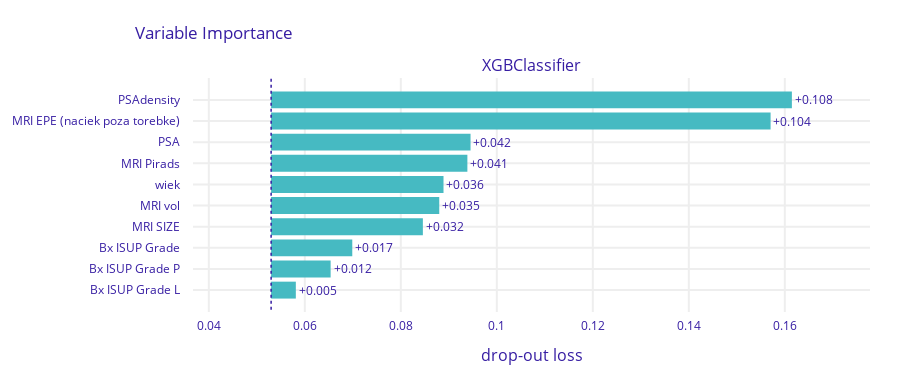

Source (notebook cell):
### Markdown cell above
# Example

### Code cell
df = pd.read_csv('../materials/processed_df.csv')
df.head()

numerical_cols = ['wiek', 'PSA', 'PSAdensity', 'MRI vol', 'MRI SIZE']
categorical_cols = ['MRI EPE (naciek poza torebke)', 'MRI Pirads', 'MRI EPE L', 'MRI EPE P', 'MRI SVI (pecherzyki)', 'MRI SVI L', 'MRI SVI P','Bx ISUP Grade P', 'Bx ISUP Grade L', 'Bx ISUP Grade']

X = df[numerical_cols + categorical_cols]
y = df['EPE micro']

param_grid = {
    'classifier__learning_rate': [0.05, 0.1, 0.2],
    'classifier__n_estimators': [200, 400, 800],
    'classifier__max_depth': [3, 4, 6],
    'classifier__subsample': [0.8, 0.9, 1.0],
    'classifier__colsample_bytree': [0.8, 0.9, 1.0],
    'classifier__gamma': [0, 0.1, 0.2]
}
# param_grid = {
#     'classifier__learning_rate': [0.1],
#     'classifier__n_estimators': [200, 400],
#     'classifier__max_depth': [3, 4, 6],
#     'classifier__subsample': [0.8, 0.9, 1.0],
#     'classifier__colsample_bytree': [0.8, 0.9],
#     'classifier__gamma': [0, 0.1]
# }

untrained_model = XGBClassifier(random_state=2)

y_true, y_pred, y_pred_probs, false_positive_rate, true_positive_rate, total_roc_auc, trained_model = train_and_evaluate_model(untrained_model, X, y, numerical_cols, categorical_cols, n_folds=5, tune_params=True, param_grid=param_grid)
plot_roc(false_positive_rate, true_positive_rate, total_roc_auc)
plot_confusion_matrix(y_true, y_pred)
plot_feature_importances(trained_model, X, y)
plot_discrimination_threshold(untrained_model, X, y)

### Figure 1 — Plotly figure (JSON) as saved in the notebook; plotly's stock layout.template omitted (floating-point values rounded to 4 significant figures)
{"data": [{"base": 0.05298, "hoverinfo": "text", "hoverlabel": {"bgcolor": "rgba(0,0,0,0.8)"}, "hovertext": ["Model: XGBClassifier loss after<br>variable: PSAdensity is permuted: 0.161<br>Drop-out loss change: +0.108", "Model: XGBClassifier loss after<br>variable: MRI EPE (naciek poza torebke) is permuted: 0.157<br>Drop-out loss change: +0.104", "Model: XGBClassifier loss after<br>variable: PSA is permuted: 0.095<br>Drop-out loss change: +0.042", "Model: XGBClassifier loss after<br>variable: MRI Pirads is permuted: 0.094<br>Drop-out loss change: +0.041", "Model: XGBClassifier loss after<br>variable: wiek is permuted: 0.089<br>Drop-out loss change: +0.036", "Model: XGBClassifier loss after<br>variable: MRI vol is permuted: 0.088<br>Drop-out loss change: +0.035", "Model: XGBClassifier loss after<br>variable: MRI SIZE is permuted: 0.085<br>Drop-out loss change: +0.032", "Model: XGBClassifier loss after<br>variable: Bx ISUP Grade is permuted: 0.07<br>Drop-out loss change: +0.017", "Model: XGBClassifier loss after<br>variable: Bx ISUP Grade P is permuted: 0.065<br>Drop-out loss change: +0.012", "Model: XGBClassifier loss after<br>variable: Bx ISUP Grade L is permuted: 0.058<br>Drop-out loss change: +0.005"], "marker": {"color": "#46bac2"}, "orientation": "h", "showlegend": false, "text": ["+0.108", "+0.104", "+0.042", "+0.041", "+0.036", "+0.035", "+0.032", "+0.017", "+0.012", "+0.005"], "textposition": "outside", "type": "bar", "x": [0.1085, 0.1041, 0.04155, 0.04089, 0.03592, 0.03503, 0.03162, 0.01691, 0.0124, 0.00515], "xaxis": "x", "y": ["PSAdensity", "MRI EPE (naciek poza torebke)", "PSA", "MRI Pirads", "wiek", "MRI vol", "MRI SIZE", "Bx ISUP Grade", "Bx ISUP Grade P", "Bx ISUP Grade L"], "yaxis": "y"}], "layout": {"annotations": [{"font": {"size": 16}, "showarrow": false, "text": "XGBClassifier", "x": 0.5, "xanchor": "center", "xref": "paper", "y": 1, "yanchor": "bottom", "yref": "paper"}, {"font": {"size": 16}, "showarrow": false, "text": "drop-out loss", "x": 0.5, "xanchor": "center", "xref": "paper", "y": 0, "yanchor": "top", "yref": "paper", "yshift": -30}], "font": {"color": "#371ea3"}, "height": 383, "margin": {"b": 71, "r": 30, "t": 78}, "shapes": [{"line": {"color": "#371ea3", "dash": "dot", "width": 1.5}, "type": "line", "x0": 0.05298, "x1": 0.05298, "xref": "x", "y0": -1, "y1": 10, "yref": "y"}], "title": {"text": "Variable Importance", "x": 0.15}, "xaxis": {"anchor": "y", "automargin": true, "domain": [0, 1], "fixedrange": true, "gridwidth": 2, "range": [0.0367, 0.1777], "tickcolor": "white", "ticklen": 3, "ticks": "outside", "type": "linear", "zeroline": false}, "yaxis": {"anchor": "x", "automargin": true, "autorange": "reversed", "domain": [0, 1], "fixedrange": true, "gridwidth": 2, "tickcolor": "white", "ticklen": 10, "ticks": "outside", "type": "category"}}}
